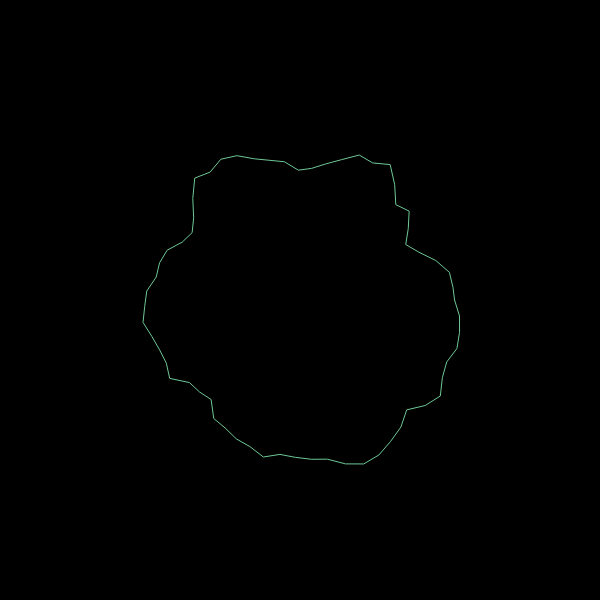
Frame 1 (no input)
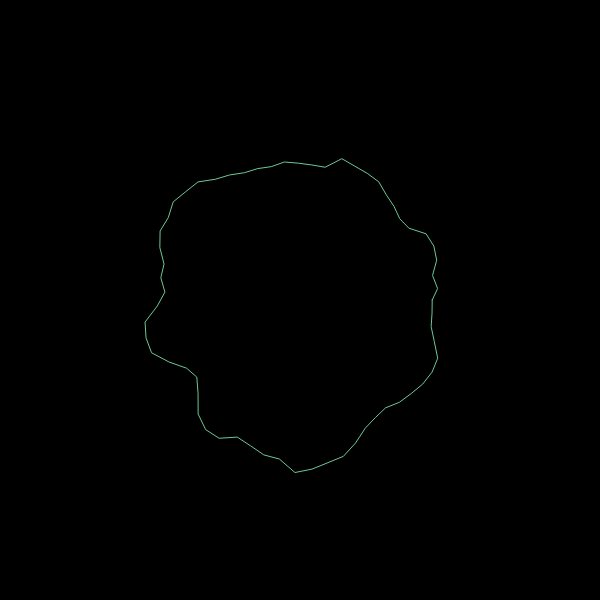
Frame 60 (no input)
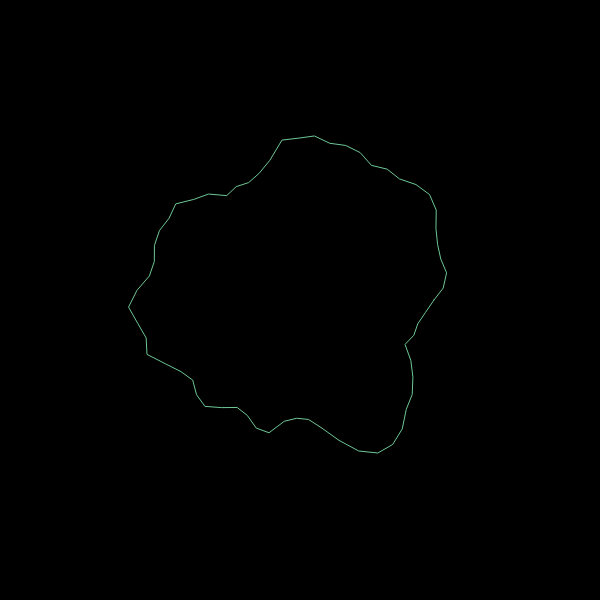
Frame 120 (the mouse pressed at the canvas centre since frame 60)

The p5.js sketch that drew these frames (run headless with seeded random() and noise() and a simulated clock; from frame 60 on, the mouse is pressed at the canvas centre):

// p5.js sketch
// ── sketch.js
let noiseMax = 0.5;
let slider;
let phase=0;
let zoff=0;


function setup() {
  createCanvas(600, 600);
  slider = createSlider(0, 10, 5 , 0.1);
}

function draw() {

  background(0);
  translate(width/2, height/2);
  stroke(110,200,150);
  noFill();
  beginShape();
  let noiseMax= slider.value();
  for (let a = 0; a < TWO_PI; a+=0.1) {
    let xoff = map(cos(a), -1,1,1,noiseMax);
    let yoff = map(sin(a),-1,1,0,noiseMax);
    let r = map(noise(xoff, yoff, zoff), 0, 1, 100,200);
    let x = r * cos(a);
    let y = r * sin(a);
    vertex(x,y);
    
  }
  endShape(CLOSE);
  
  zoff += 0.1;
  //phase += 0.01;
    
}
